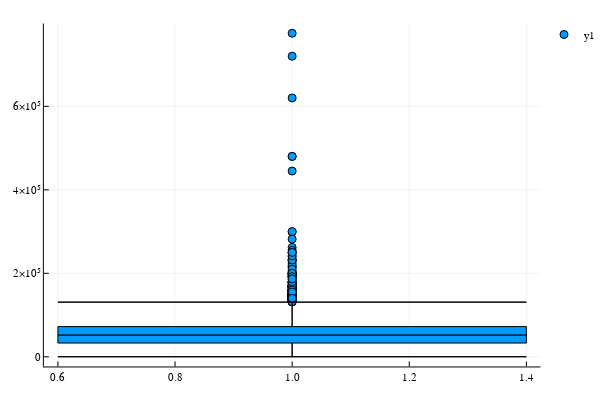

The cell this chart's notebook holds for it:
### Markdown cell above
### We can see that Kilometers_Driven has 1 potential outlier(6500000).Let's see the distribution without that record

### Code cell
boxplot(new_train[new_train.Kilometers_Driven .< 6500000,:Kilometers_Driven])

### Figure 1 — Plotly figure (JSON) as saved in the notebook; plotly's stock layout.template omitted (floating-point values rounded to 4 significant figures; data arrays with more than 128 entries replaced by an {"elided": "..."} marker saying what was removed)
{"data": [{"colorbar": {"title": ""}, "hoverinfo": "text", "legendgroup": "y1", "marker": {"color": "rgba(0, 154, 250, 1.000)", "line": {"color": "rgba(0, 0, 0, 1.000)", "width": 1}, "size": 8, "symbol": "circle"}, "mode": "markers", "name": "y1", "showlegend": true, "text": {"elided": "183 null values"}, "type": "scatter", "x": {"elided": "183 int values"}, "xaxis": "x1", "y": {"elided": "183 int values"}, "yaxis": "y1", "zmax": null, "zmin": null}, {"fill": "tozeroy", "fillcolor": "rgba(0, 154, 250, 1.000)", "legendgroup": "y1", "line": {"color": "rgba(0, 0, 0, 1.000)", "dash": "solid", "width": 1}, "mode": "lines", "name": "y1", "showlegend": false, "type": "scatter", "x": [1, 0.6, 1.4, 1, 1, 1], "xaxis": "x1", "y": [171, 171, 171, 171, 33000, 171], "yaxis": "y1"}, {"fill": "tozeroy", "fillcolor": "rgba(0, 154, 250, 1.000)", "legendgroup": "y1", "line": {"color": "rgba(0, 0, 0, 1.000)", "dash": "solid", "width": 1}, "mode": "lines", "name": "y1", "showlegend": false, "type": "scatter", "x": [0.6, 0.6, 1.4, 1.4, 0.6, 0.6], "xaxis": "x1", "y": [33000, 52420.0, 52420.0, 33000, 33000, 33000], "yaxis": "y1"}, {"fill": "tozeroy", "fillcolor": "rgba(0, 154, 250, 1.000)", "legendgroup": "y1", "line": {"color": "rgba(0, 0, 0, 1.000)", "dash": "solid", "width": 1}, "mode": "lines", "name": "y1", "showlegend": false, "type": "scatter", "x": [0.6, 0.6, 1.4, 1.4, 0.6, 0.6], "xaxis": "x1", "y": [72400.0, 52420.0, 52420.0, 72400.0, 72400.0, 72400.0], "yaxis": "y1"}, {"fill": "tozeroy", "fillcolor": "rgba(0, 154, 250, 1.000)", "legendgroup": "y1", "line": {"color": "rgba(0, 0, 0, 1.000)", "dash": "solid", "width": 1}, "mode": "lines", "name": "y1", "showlegend": false, "type": "scatter", "x": [1, 0.6, 1.4, 1, 1, 1], "xaxis": "x1", "y": [131000, 131000, 131000, 131000, 72400.0, 131000], "yaxis": "y1"}], "layout": {"annotations": [], "height": 400, "legend": {"bgcolor": "rgba(255, 255, 255, 1.000)", "bordercolor": "rgba(0, 0, 0, 1.000)", "font": {"color": "rgba(0, 0, 0, 1.000)", "family": "sans-serif", "size": 11}, "tracegroupgap": 0, "x": 1, "y": 1}, "margin": {"b": 20, "l": 0, "r": 0, "t": 20}, "paper_bgcolor": "rgba(255, 255, 255, 1.000)", "plot_bgcolor": "rgba(255, 255, 255, 1.000)", "showlegend": true, "width": 600, "xaxis": {"anchor": "y1", "domain": [0.08064, 0.9934], "gridcolor": "rgba(0, 0, 0, 0.100)", "gridwidth": 0.5, "linecolor": "rgba(0, 0, 0, 1.000)", "mirror": false, "range": [0.576, 1.424], "showgrid": true, "showline": true, "showticklabels": true, "tickangle": 0, "tickcolor": "rgb(0, 0, 0)", "tickfont": {"color": "rgba(0, 0, 0, 1.000)", "family": "sans-serif", "size": 11}, "tickmode": "array", "ticks": "inside", "ticktext": ["0.6", "0.8", "1.0", "1.2", "1.4"], "tickvals": [0.6, 0.8, 1, 1.2, 1.4], "title": "", "titlefont": {"color": "rgba(0, 0, 0, 1.000)", "family": "sans-serif", "size": 15}, "type": "-", "visible": true, "zeroline": false, "zerolinecolor": "rgba(0, 0, 0, 1.000)"}, "yaxis": {"anchor": "x1", "domain": [0.03762, 0.9902], "gridcolor": "rgba(0, 0, 0, 0.100)", "gridwidth": 0.5, "linecolor": "rgba(0, 0, 0, 1.000)", "mirror": false, "range": [-23070.0, 798200.0], "showgrid": true, "showline": true, "showticklabels": true, "tickangle": 0, "tickcolor": "rgb(0, 0, 0)", "tickfont": {"color": "rgba(0, 0, 0, 1.000)", "family": "sans-serif", "size": 11}, "tickmode": "array", "ticks": "inside", "ticktext": ["0", "2×10⁵", "4×10⁵", "6×10⁵"], "tickvals": [0, 200000, 400000, 600000], "title": "", "titlefont": {"color": "rgba(0, 0, 0, 1.000)", "family": "sans-serif", "size": 15}, "type": "-", "visible": true, "zeroline": false, "zerolinecolor": "rgba(0, 0, 0, 1.000)"}}}
